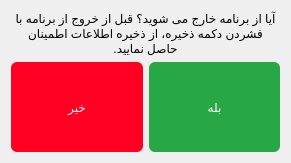
            <widget class="QWidget" name="pageSettingExit">
             <layout class="QVBoxLayout" name="verticalLayout_16">
              <item>
               <layout class="QVBoxLayout" name="verticalLayout_17">
                <item alignment="Qt::AlignHCenter|Qt::AlignVCenter">
                 <widget class="QLabel" name="lblExit">
                  <property name="styleSheet">
                   <string notr="true">font: 22pt &quot;IRANSans&quot;;
color: #000000;</string>
                  </property>
                  <property name="text">
                   <string>آیا از برنامه خارج می شوید؟ قبل از خروج از برنامه با فشردن دکمه ذخیره، از ذخیره اطلاعات اطمینان حاصل نمایید.</string>
                  </property>
                  <property name="scaledContents">
                   <bool>false</bool>
                  </property>
                  <property name="alignment">
                   <set>Qt::AlignCenter</set>
                  </property>
                  <property name="wordWrap">
                   <bool>true</bool>
                  </property>
                 </widget>
                </item>
               </layout>
              </item>
              <item>
               <layout class="QHBoxLayout" name="horizontalLayout_8">
                <item alignment="Qt::AlignVCenter">
                 <widget class="QPushButton" name="btnNExitApp">
                  <property name="sizePolicy">
                   <sizepolicy hsizetype="Minimum" vsizetype="Fixed">
                    <horstretch>0</horstretch>
                    <verstretch>0</verstretch>
                   </sizepolicy>
                  </property>
                  <property name="minimumSize">
                   <size>
                    <width>80</width>
                    <height>90</height>
                   </size>
                  </property>
                  <property name="styleSheet">
                   <string notr="true">QPushButton{
background-color:  #FF0022;
color: rgb(255, 255, 255);
font: 24pt &quot;IRANSans&quot;;
padding: 3px; 
border: none; 
border-radius: 6px;
outline-style: none;
}
QPushButton:pressed {
background-color: #800011;
border-style: inset;
}</string>
                  </property>
                  <property name="text">
                   <string>خیر</string>
                  </property>
                 </widget>
                </item>
                <item alignment="Qt::AlignVCenter">
                 <widget class="QPushButton" name="btnYExitApp">
                  <property name="minimumSize">
                   <size>
                    <width>80</width>
                    <height>90</height>
                   </size>
                  </property>
                  <property name="styleSheet">
                   <string notr="true">QPushButton{
background-color: #28a745;
color: rgb(255, 255, 255);
font: 24pt &quot;IRANSans&quot;;
padding: 3px; 
border: none; 
border-radius: 6px;
outline-style: none;
}
QPushButton:pressed {
background-color: #145222;
border-style: inset;
}</string>
                  </property>
                  <property name="text">
                   <string>بله</string>
                  </property>
                 </widget>
                </item>
               </layout>
              </item>
             </layout>
            </widget>
